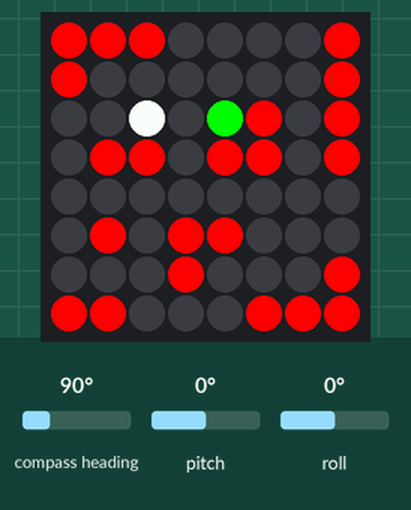
A program run on a simulated Raspberry Pi (BCM pin numbers) with a Sense HAT. Shown: the Sense HAT's 8×8 RGB LED matrix. Inputs (shaded band) come from the test bench; at power-on: pitch 0°, compass heading 90°, roll 0°. The 64×8 strip is a reading aid, not a part: it shows the text the matrix is scrolling, unrolled, one strip-width of it at a time; the Sense HAT reports a negative pitch or roll as 360° plus the angle. At 4.6 s the program stops and its outputs stay as they are.

Above: at 1.2 s.
1.3 s: pitch set to -86°
At 1.54 s:
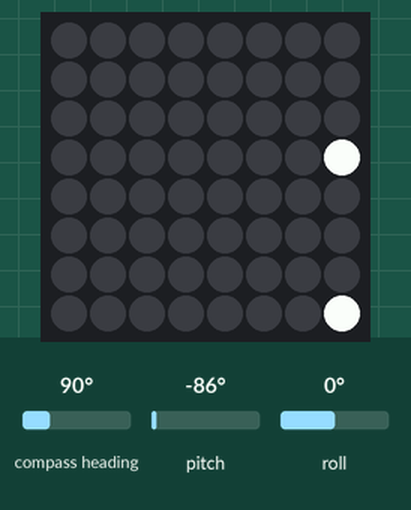
At 5.5 s:
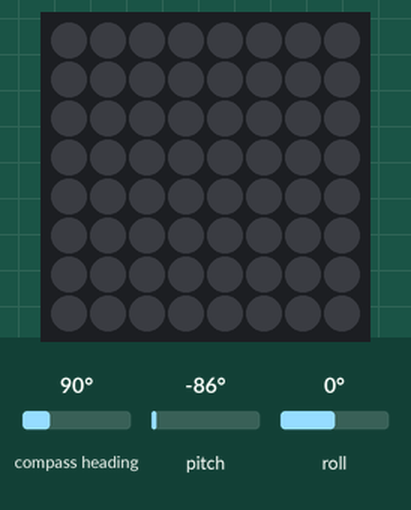
Timing chart, 0 to 6.1 s (numbered marks = the images above; inputs shaded):
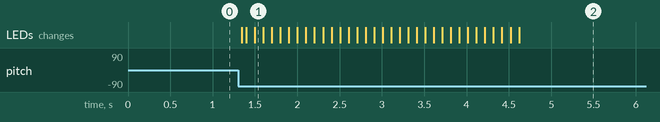

Measured:
- after the input at 1.3 s, the LEDs: first change at once (image 1 shows a later state)

The program:

main.py
```python
from sense_hat import SenseHat

import time

sense = SenseHat()

b = (0,0,0)
w = (255,255,255)
r = (255,0,0)
g = (0,255,0)
board = [[r,r,r,b,b,b,b,r],
         [r,b,b,b,b,b,b,r],
         [b,b,b,b,g,r,b,r],
         [b,r,r,b,r,r,b,r],
         [b,b,b,b,b,b,b,b],
         [b,r,b,r,r,b,b,b],
         [b,b,b,r,b,b,b,r],
         [r,r,b,b,b,r,r,r] ]


def check_wall(x,y,new_x,new_y):
  if board[new_y][new_x] != r:
    return new_x,new_y
  elif board[new_y][x] != r:
    return x, new_y
  elif board[y][new_x] != r:
    return new_x,y
  else:
    return x,y

def move_marble(pitch, roll, x, y):
  new_x = x #assume no change to start with
  new_y = y #assume no change to start with
  if 1<pitch<179 and x!=0:
    new_x -= 1 #move left
  elif 359 > pitch > 179 and x!= 7:
    new_x += 1 #move right

  if 1<roll<179 and y!= 7:
    new_y += 1 #move up
  elif 359 > roll > 179 and y!= 0:
    new_y -= 1 #move down
  new_x,new_y = check_wall(x,y,new_x,new_y)
  return new_x, new_y

y=2
x=2
game_over = False
while not game_over:
  pitch = sense.get_orientation()['pitch']
  roll = sense.get_orientation()['roll']
  x,y = move_marble(pitch,roll,x,y)
  if board[y][x] == g:
    break
  else:
    board[y][x] = w
  sense.set_pixels(sum(board,[]))
  time.sleep(0.05)
  board[y][x] = b

sense.show_message('yay!!!')
```
